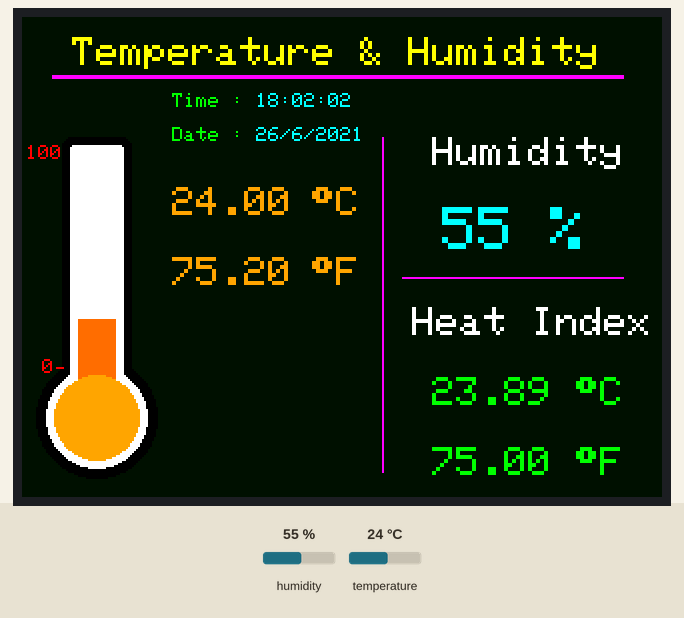
Simulated run of this sketch. Board: Arduino Uno, built with avr-gcc and run on an emulated ATmega328P. On the bench: 320×240 colour display. The inputs (shaded band) are chosen by the test bench; at power-on: temperature 24 °C, humidity 55 %.

Above: at 2.4 s.
2.5 s: temperature set to 33 °C
At 6.0 s:
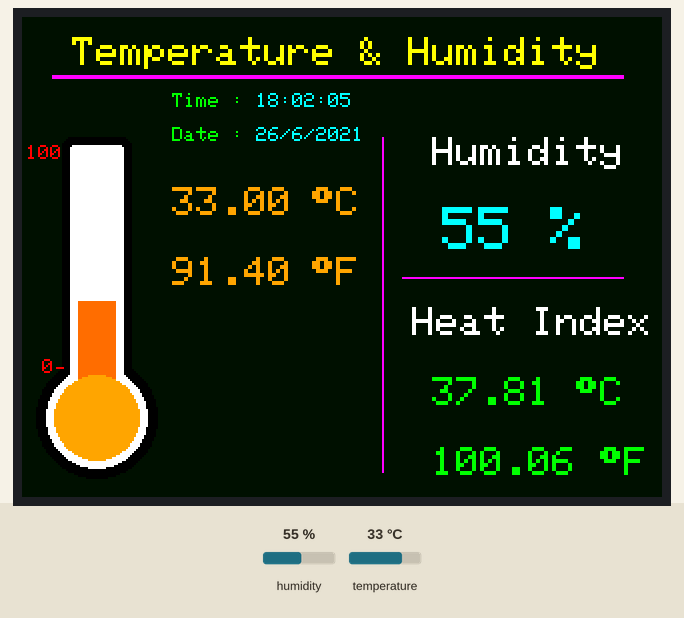
8.7 s: humidity set to 22 %
At 13.5 s:
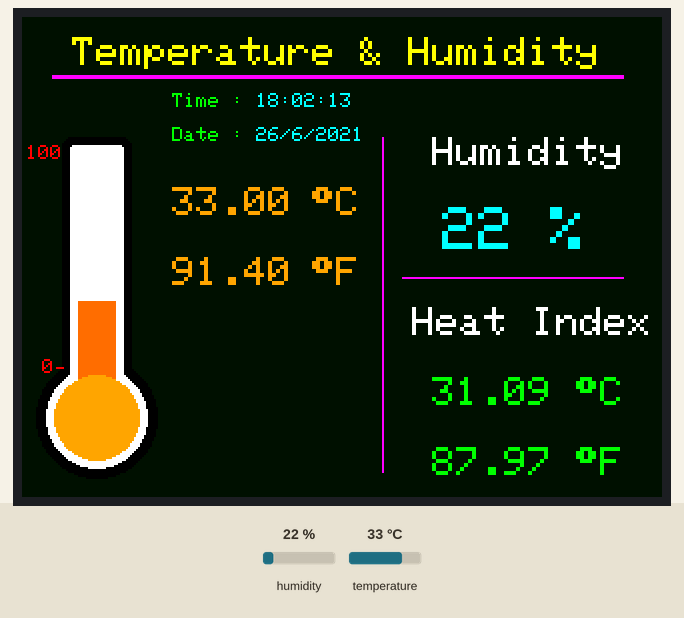
13.6 s: humidity set to 40 %
At 15.7 s:
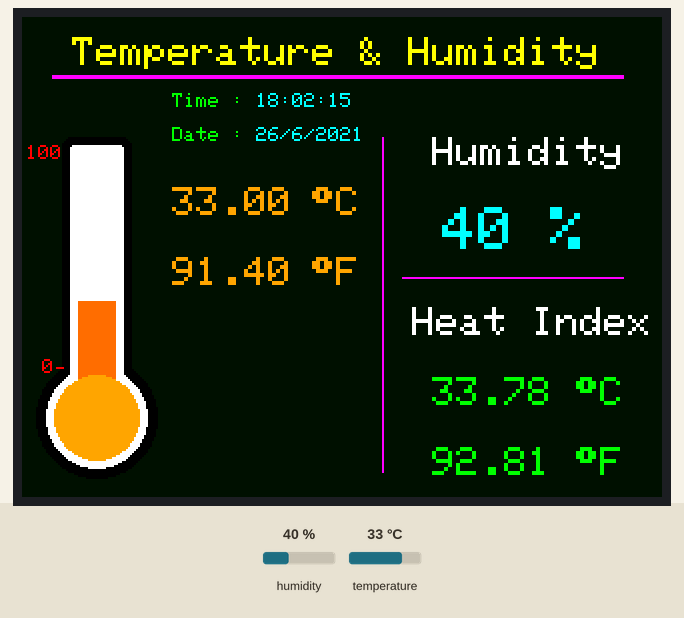
18.3 s: temperature set to 12 °C
At 21.8 s:
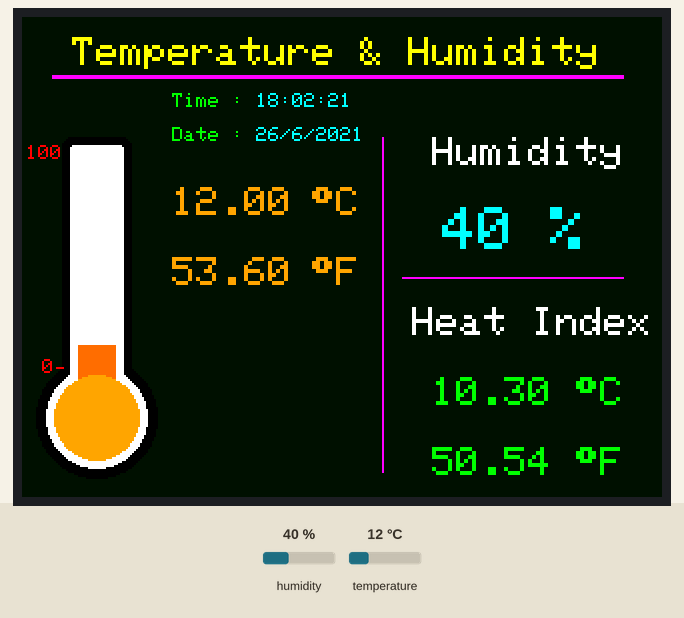
Timing chart, 0 to 23.3 s (numbered marks = the images above; inputs shaded):
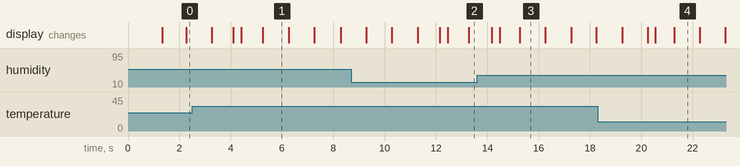

The sketch:

Final_File_code.ino
```cpp
//>>>>>>>>>>>>>>>>>>>>>>>>>>>>>>>>>>>>>>>>>>>>>>>>>>>>>>>>>>>>>>>>>>>>>>>>>>>>>>>>>>>>>>>>> Arduino TFT Touchscreen DHT11
//----------------------------------------Include Library
#include <SPFD5408_Adafruit_GFX.h>    //--> Core graphics library
#include <SPFD5408_Adafruit_TFTLCD.h> //--> Hardware-specific library
#include <Time.h>
#include <TimeLib.h>
#include "DHT.h" //--> DHT library


//----------------------------------------

//----------------------------------------
#if defined(__SAM3X8E__)
    #undef __FlashStringHelper::F(string_literal)
    #define F(string_literal) string_literal
#endif

//----------------------------------------Pin configuration and initialization for LCD TFT
#define LCD_CS A3
#define LCD_CD A2
#define LCD_WR A1
#define LCD_RD A0
// optional
#define LCD_RESET A4

Adafruit_TFTLCD tft(LCD_CS, LCD_CD, LCD_WR, LCD_RD, LCD_RESET);
//----------------------------------------

//----------------------------------------Defines colors
// Assign human-readable names to some common 16-bit color values:
#define BLACK   0x0000
#define BLUE    0x001F
#define RED     0xF800
#define GREEN   0x07E0
#define CYAN    0x07FF
#define MAGENTA 0xF81F
#define YELLOW  0xFFE0
#define WHITE   0xFFFF
#define ORANGE  0xFD20
#define DARKORANGE  0xFB60
#define MAROON  0x7800
#define GRAY    0x0080
//----------------------------------------

//----------------------------------------DHT11 configuration and data variables
#define DHTPIN A5
#define DHTTYPE DHT11
DHT dht11(DHTPIN, DHTTYPE);

int h;
float t;
float f;
float hif;
float hic;
//----------------------------------------

//----------------------------------------The x and y points for the Temperature bar
int x_bar_t = 20;
int y_bar_t = 60;
//----------------------------------------

//----------------------------------------The variable to hold the conversion value from the temperature value to the value for the temperature bar
int T_to_Bar;
//----------------------------------------

//----------------------------------------Millis variable to update the temperature and humidity values
unsigned long previousMillis = 0; //--> will store last time updated
// constants won't change:
const long interval = 2000; //--> interval
//----------------------------------------

//========================================================================VOID SETUP()
void setup() {
  // put your setup code here, to run once:
  Serial.begin(9600);
  tft.reset();

  tft.begin(0x9341); //--> SPFD5408/ILI9341

  tft.setRotation(135); //--> Need for the Mega, please changed for your choice or rotation initial

  tft.fillScreen(GRAY); //--> TFT LCD background color

  dht11.begin();

  //---------------------------------------Time

 setTime(18,02,00,26,6,21);


  //----------------------------------------Initial view
  tft.drawLine(15, 30, 300, 30, MAGENTA); //--> tft.drawLine(x, y, x size, y size, MAROON)
  tft.drawLine(15, 29, 300, 29, MAGENTA);

  tft.setTextSize(2);
  tft.setTextColor(YELLOW);
  tft.setCursor(25, 10); //--> tft.setCursor(x, y)
  tft.print("Temperature & Humidity");

  draw_bar(x_bar_t, y_bar_t);

  tft.drawLine(180, 60, 180, 227, MAGENTA);
  tft.drawLine(190, 130, 300, 130, MAGENTA);

  tft.fillRect(202, 60, 100, 27, GRAY);
  tft.setTextSize(2);
  tft.setTextColor(WHITE);
  tft.setCursor(205, 60);
  tft.print("Humidity");

  tft.fillRect(202, 140, 100, 43, GRAY);
  tft.setTextSize(2);
  tft.setTextColor(WHITE);
  tft.setCursor(195, 145);
  tft.print("Heat Index");
  GetDHT11Data();
  delay(1000);
  //----------------------------------------
}
//========================================================================

//========================================================================VOID LOOP()
void loop() {
  // put your main code here, to run repeatedly:

  //----------------------------------------Millis to update the temperature and humidity values
  unsigned long currentMillis = millis();
  if (currentMillis - previousMillis >= interval) {
    // save the last time you blinked the LED
    previousMillis = currentMillis;

    GetDHT11Data();
  }
  //----------------------------------------
  //-------------------------------------------Time

  digitalClockDisplay();


  //----------------------------------------Temperature bar
  T_to_Bar = map(t/2, 0.0, 50.0, 108, 0);

  tft.fillRect(x_bar_t+8, (y_bar_t+8)+T_to_Bar, 19, 108-T_to_Bar, DARKORANGE);
  tft.fillRect(x_bar_t+8, y_bar_t+8, 19, T_to_Bar, WHITE);
  //----------------------------------------

  tft.setTextSize(2);
  tft.setTextColor(ORANGE, GRAY);
  tft.setCursor(75, 85);
  tft.print(t);
  if (t < 10) tft.print(" ");
  tft.setCursor(145, 85);
  tft.print((char)247);
  tft.println("C");


  tft.setCursor(75, 120);
  tft.print(f);
  if (f < 100) tft.print(" ");
  tft.setCursor(145, 120);
  tft.print((char)247);
  tft.println("F");

  tft.setTextSize(3);
  tft.setTextColor(CYAN, GRAY);
  tft.setCursor(210, 95);
  tft.print(h);
  tft.print(" %");

  tft.setTextSize(2);
  tft.setTextColor(GREEN, GRAY);
  tft.setCursor(205, 180);
  tft.print(hic);
  tft.print(" ");
  tft.print((char)247);
  tft.print("C");
  if (hic < 10) tft.print(" ");

  tft.setTextSize(2);
  tft.setTextColor(GREEN, GRAY);
  tft.setCursor(205, 215);
  tft.print(hif);
  tft.print(" ");
  tft.print((char)247);
  tft.print("F");
  if (hif < 100) tft.print(" ");


}
//========================================================================

//========================================================================GetDHT11Data()
void GetDHT11Data() {
  // Reading temperature or humidity takes about 250 milliseconds!
  // Sensor readings may also be up to 2 seconds 'old' (its a very slow sensor)
  h = dht11.readHumidity();
  // Read temperature as Celsius (the default)
  t = dht11.readTemperature();
  // Read temperature as Fahrenheit (isFahrenheit = true)
  f = dht11.readTemperature(true);

  // Check if any reads failed and exit early (to try again).
  if (isnan(h) || isnan(t) || isnan(f)) {

    return;
  }

  // Compute heat index in Fahrenheit (the default)
  hif = dht11.computeHeatIndex(f, h);
  // Compute heat index in Celsius (isFahreheit = false)
  hic = dht11.computeHeatIndex(t, h, false);
}
//========================================================================

//========================================================================draw_bar(x, y)
void draw_bar(int x_bar, int y_bar) {
  tft.fillRoundRect(x_bar, y_bar, 35, 120, 5, BLACK);
  tft.fillCircle(x_bar+17, y_bar+140, 30, BLACK);
  tft.fillRoundRect(x_bar+4, y_bar+4, 27, 120, 2, WHITE);
  tft.fillCircle(x_bar+17, y_bar+140, 25, WHITE);
  tft.fillRect(x_bar+8, y_bar+8, 19, 120, DARKORANGE);
  tft.fillCircle(x_bar+17, y_bar+140, 21, ORANGE);

  //tft.fillRect(41, 58, 19, 108, RED);

  tft.setTextSize(1);
  tft.setTextColor(RED);
  tft.setCursor(x_bar-18, y_bar+4);
  tft.println("100");

  tft.drawLine(x_bar-3, y_bar+115, x_bar, y_bar+115, RED);
  tft.setCursor(x_bar-10, y_bar+111);
  tft.println("0");
}
//========================================================================


//==========================================================================TIME

void digitalClockDisplay()
{
  tft.setTextSize(1);

  tft.setTextColor(GREEN, GRAY);
  tft.setCursor(75, 38);
  tft.print("Time : ");
  tft.setTextColor(CYAN, GRAY);
  tft.print(hour());
  printDigits(minute());
  printDigits(second());
  tft.setCursor(75, 55);
  tft.setTextColor(GREEN, GRAY);
  tft.print("Date : ");
  tft.setTextColor(CYAN, GRAY);
  tft.print(day());
  tft.print("/");
  tft.print(month());
  tft.print("/");
  tft.print(year());
  tft.println();
}
void printDigits(int digits)
{
  tft.print(":");
  if(digits < 10)
    tft.print('0');
  tft.print(digits);
}
//<<<<<<<<<<<<<<<<<<<<<<<<<<<<<<<<<<<<<<<<<<<<<<<<<<<<<<<<<<<<<<<<<<<<<<<<<<<<<<<<<<<<<<<<<
```
